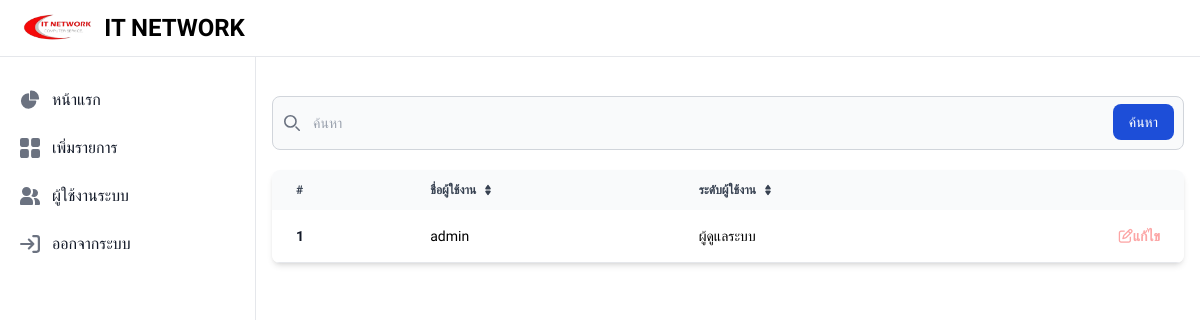
Page /User.php on the committed database.
### tables this page shows
CREATE TABLE `users` (
  `USR_ID` int(11) NOT NULL,
  `USR_NAME` varchar(255) DEFAULT NULL,
  `USR_PWD` varchar(255) DEFAULT NULL,
  `USR_ROLE` int(11) DEFAULT NULL
);

### User.php (the view, shortened to what this page needs)
<link href="https://cdnjs.cloudflare.com/ajax/libs/flowbite/2.0.0/flowbite.min.css" rel="stylesheet" />
<?php
require_once 'DB/db.php';
include './Asset/Header.php';
include './Asset/SideNav.php';
?>
<div class="p-4 sm:ml-64 mt-20">
    <form>
        <div class="relative">
            <div class="absolute inset-y-0 left-0 flex items-center pl-3 pointer-events-none">
            </div>
            <input type="search" id="default-search"
                class="block w-full p-4 pl-10 text-sm text-black border border-gray-300 rounded-lg bg-gray-50 focus:ring-blue-500 focus:border-blue-500 dark:bg-white dark:border-gray-600 dark:placeholder-gray-400 dark:text-black dark:focus:ring-blue-500 dark:focus:border-blue-500"
                placeholder="ค้นหา" required>
            <button type="submit"
                class="text-white absolute right-2.5 bottom-2.5 bg-blue-700 hover:bg-blue-800 focus:ring-4 focus:outline-none focus:ring-blue-300 font-medium rounded-lg text-sm px-4 py-2 dark:bg-blue-600 dark:hover:bg-blue-700 dark:focus:ring-blue-800">ค้นหา</button>
        </div>
    </form>
    <div class="relative overflow-x-auto shadow-md sm:rounded-lg mt-5">
        <table class="w-full text-sm text-left text-gray-500 dark:text-gray-400">
            <thead class="text-xs text-gray-700 uppercase bg-gray-50 dark:bg-gray-700 dark:text-gray-400">
                <tr>
                    <th scope="col" class="px-6 py-3">
                        #
                    </th>
                    <th scope="col" class="px-6 py-3">
                        <div class="flex items-center">
                            ชื่อผู้ใช้งาน
                            <a href="#"></a>
                        </div>
                    </th>
                    <th scope="col" class="px-6 py-3">
                        <div class="flex items-center">
                            ระดับผู้ใช้งาน
                            <a href="#"></a>
                        </div>
                    </th>
                    <th scope="col" class="px-6 py-3">
                    </th>
                </tr>
            </thead>
            <tbody>
                <?php
                $sql = "SELECT * FROM users";
                $query = $db->query($sql);
                while($row = mysqli_fetch_assoc($query)):
                ?>
                <tr class="bg-white border-b dark:bg-white dark:border-gray-200">
                    <th scope="row" class="px-6 py-4 font-bold text-gray-900 whitespace-nowrap dark:text-black">
                        <?php echo $row['USR_ID'];?>
                    </th>
                    <td class="px-6 py-4 text-black">
                        <?php echo $row['USR_NAME'];?>
                    </td>
                    <td class="px-6 py-4 text-black">
                        <?php
                            if($row['USR_ROLE'] == 0){
                                echo "ผู้ดูแลระบบ";
                            }
                        ?>
                    </td>
                    <td class="px-6 py-4 text-right">
                        <button type="submit" data-modal-target="authentication-modal"
                            data-modal-toggle="authentication-modal"
                            data-case-number="<?php echo $row['LOGS_CASE_NUMBER']; ?>"
                            data-case-location="<?php echo $row['LOGS_LOCATION']; ?>"
                            data-case-date="<?php echo $row['LOGS_DATE']; ?>"
                            data-case-technician="<?php echo $row['LOGS_TECHNICIANS']; ?>"
                            data-case-contact="<?php echo $row['LOGS_CASE_CONTACT']; ?>"
                            data-case-phone="<?php echo $row['LOGS_PHONE']; ?>"
                            data-case-range="<?php echo $row['LOGS_RANGE_TIME']; ?>"
                            class="font-bold text-blue-600 text-red-300  hover:underline"
                            style="text-decoration:none;">
                            <i class="fa-regular fa-pen-to-square text-red-300"></i>แก้ไข
                        </button>
    </div>
    <?php
                endwhile; ?>
</div>

### Asset/Header.php (style rules this page uses)
* { font-family: 'Prompt', sans-serif; }

### rows in the picture
users: USR_ID "1", USR_NAME "admin", USR_ROLE "ผู้ดูแลระบบ"
